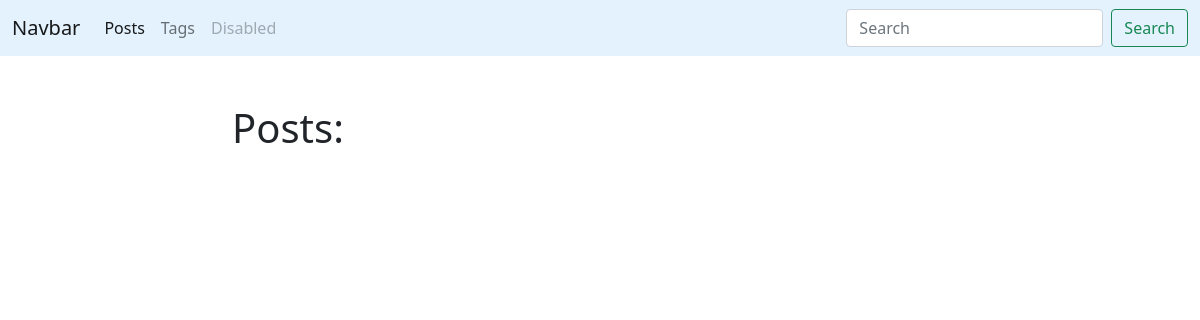
Page /blog/ on the earlier database version.
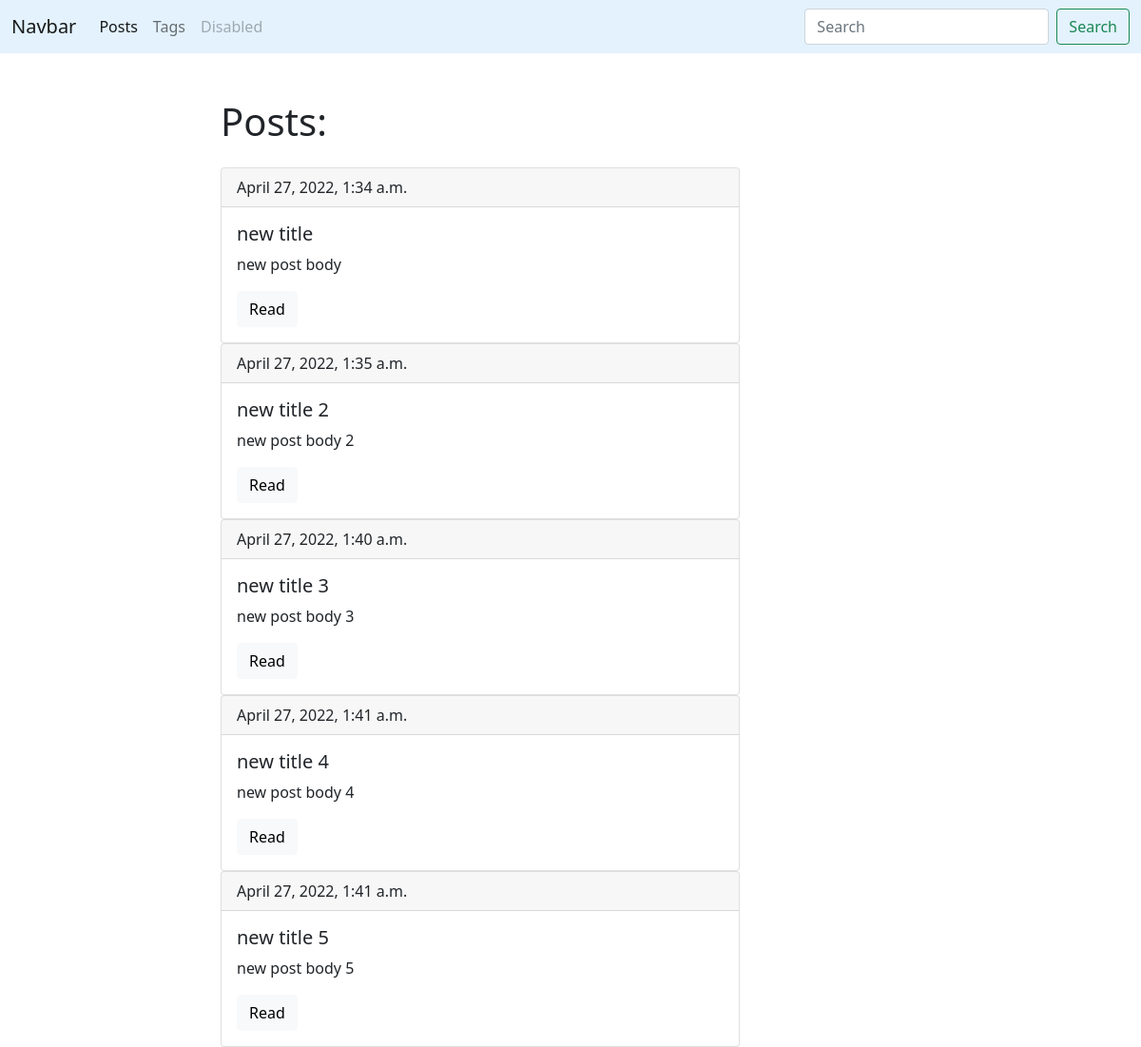
Same page on the later database version.
### blog/models.py (models this page shows, shortened)
class Post(models.Model):
    title = models.CharField(max_length=150, db_index=True)
    slug = models.SlugField(max_length=50, unique=True)
    body = models.TextField(blank=True, db_index=True)
    tags = models.ManyToManyField('Tag', blank=True, related_name='posts')
    date_pub = models.DateTimeField(auto_now_add=True)
    def get_absolute_url(self):
        return reverse('post_detail_url', args=[self.slug, ])

### blog/views.py (the view)
# urls.py: path('', posts_list, name='posts_list_url'),
def posts_list(request):
    posts = Post.objects.all()
    return render(request, 'blog/index.html', context={'posts': posts})

### blog/templates/blog/index.html (shortened to what this page needs)
{% extends 'blog/base_blog.html' %}
{% block content %}
    <h1 class="mb-4">Posts: </h1>
    {% for post in posts %}
        <div class="card">
          <div class="card-header">
              {{post.date_pub}}
          </div>
          <div class="card-body">
            <h5 class="card-title">{{post.title}}</h5>
            <p class="card-text">{{post.body|truncatewords:15 }}</p>
            <a href="{{ post.get_absolute_url }}" class="btn btn-light">Read</a>
          </div>
        </div>
    {% endfor %}
{% endblock %}

### blog/templates/blog/base_blog.html
{% extends 'base.html'%}

### templates/base.html (shortened to what this page needs)
<!DOCTYPE html>
<html lang="en">
<head>
    <link href="https://cdn.jsdelivr.net/npm/bootstrap@5.1.3/dist/css/bootstrap.min.css" rel="stylesheet"
>
</head>
<body>
<nav class="navbar navbar-expand-lg navbar-light" style="background-color: #e3f2fd;">
  <div class="container-fluid">
    <a class="navbar-brand" href="#">Navbar</a>
    <div class="collapse navbar-collapse" id="navbarSupportedContent">
      <ul class="navbar-nav me-auto mb-2 mb-lg-0">
        <li class="nav-item">
          <a class="nav-link active" href="{% url 'posts_list_url' %}">Posts</a>
        </li>
        <li class="nav-item">
          <a class="nav-link" href="{% url 'tags_list_url' %}">Tags</a>
        </li>
        <li class="nav-item">
          <a class="nav-link disabled">Disabled</a>
        </li>
      </ul>
      <form class="d-flex">
        <input class="form-control me-2" type="search" placeholder="Search" aria-label="Search">
        <button class="btn btn-outline-success" type="submit">Search</button>
      </form>
    </div>
  </div>
</nav>
<div class='container mt-5'>
  <div class="row">
    <div class="col-6 offset-md-2">
      {% block content %}{% endblock %}
    </div>
  </div>
</div>
</body>
</html>

Differences in the rows shown:
added Post: date_pub "April 27, 2022, 1:34 a.m.", title "new title", body "new post body"
added Post: date_pub "April 27, 2022, 1:35 a.m.", title "new title 2", body "new post body 2"
added Post: date_pub "April 27, 2022, 1:40 a.m.", title "new title 3", body "new post body 3"
added Post: date_pub "April 27, 2022, 1:41 a.m.", title "new title 4", body "new post body 4"
added Post: date_pub "April 27, 2022, 1:41 a.m.", title "new title 5", body "new post body 5"
